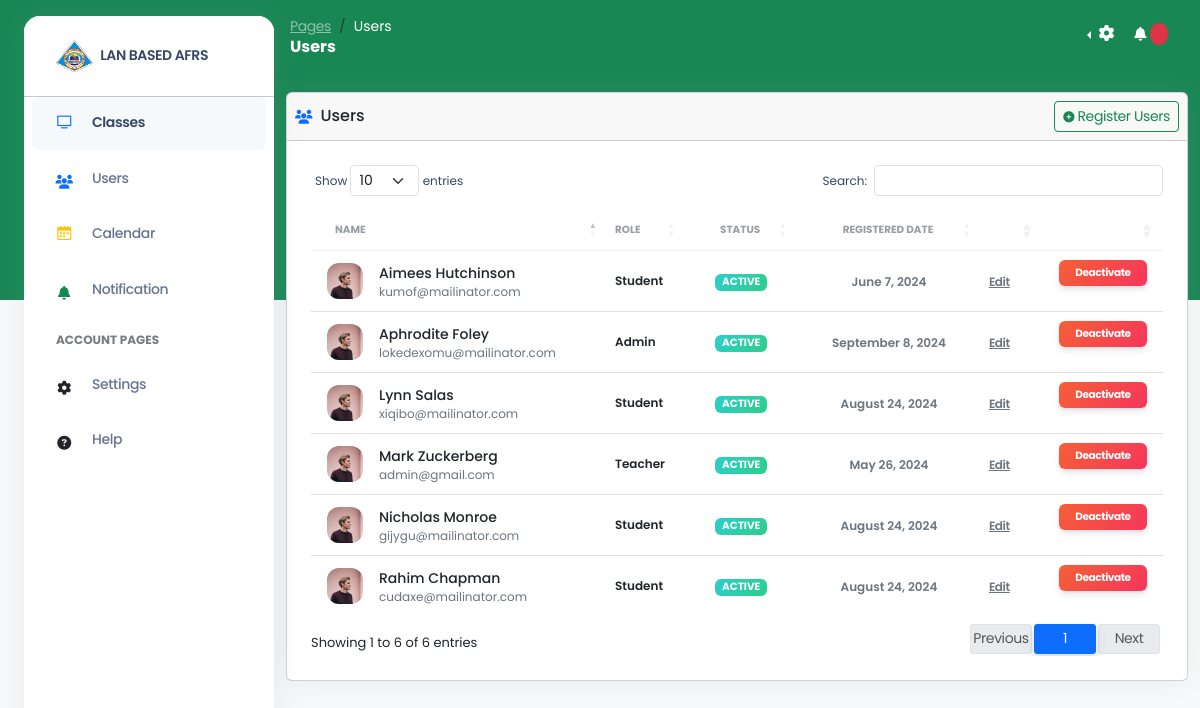
Page /index.php?page=users (signed in) on the earlier database version.
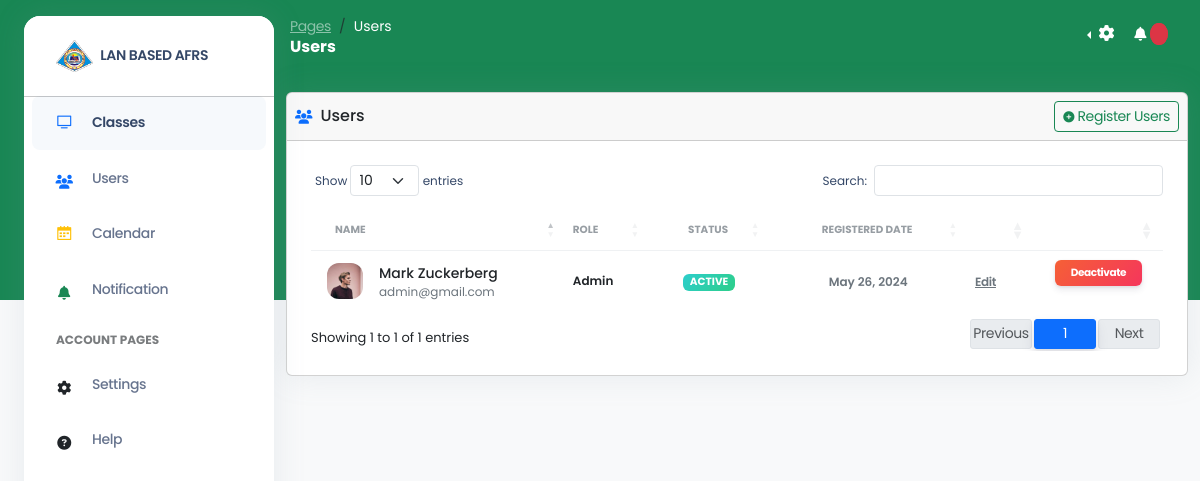
Same page on the later database version.
### tables this page shows
CREATE TABLE `users` (
  `user_id` int(255) NOT NULL,
  `firstname` varchar(255) NOT NULL,
  `middlename` varchar(255) NOT NULL,
  `lastname` varchar(255) NOT NULL,
  `username` varchar(255) NOT NULL,
  `email` varchar(255) NOT NULL,
  `password` varchar(255) NOT NULL,
  `profile` varchar(255) NOT NULL,
  `usertype` int(2) NOT NULL,
  `userstatus` int(2) NOT NULL,
  `registereddate` datetime NOT NULL
);

### config/database.php (called while the page is built, shortened)
<?php
$host = "localhost";
$username = "root";
$password = "";
$database = "lanbased";
$conn = mysqli_connect($host, $username, $password, $database);
function findAll($table, $limit = null)
{
    global $conn;
    $limit_clause = '';
    $stmt = $conn->prepare("SELECT * FROM $table $limit_clause");
    $stmt->execute();
    $result = $stmt->get_result();
    return $result->fetch_all(MYSQLI_ASSOC);
}

### views/users.php (the view, shortened to what this page needs)
<div class="container-fluid py-4">
    <div class="row">
        <div class="col-12">
            <div class="card mb-4">
                <div class="card-header d-flex p-2  align-items-center justify-content-between">
                    <div class="d-flex justify-content-between align-items-center w-100">
                        <div class="d-flex gap-2 ">
                            <i class="fa fa-users text-primary text-sm opacity-10"></i>
                            <h6 class="mb-0">Users</h6>
                        </div>
                        <div>
                            <button data-bs-toggle="modal" data-bs-target="#people" class="btn btn-outline-success btn-sm mb-0">
                                <i class="fa fa-plus-circle"></i>
                                Register Users
                            </button>
                        </div>
                    </div>
                </div>
                <div class="card-body">
                    <div class="table-responsive p-0">
                        <table class="table align-items-center mb-0 table-data">
                            <thead>
                                <tr>
                                    <th class="text-uppercase text-secondary text-xxs font-weight-bolder opacity-7">Name</th>
                                    <th class="text-uppercase text-secondary text-xxs font-weight-bolder opacity-7 ps-2">Role</th>
                                    <th class="text-center text-uppercase text-secondary text-xxs font-weight-bolder opacity-7">Status</th>
                                    <th class="text-center text-uppercase text-secondary text-xxs font-weight-bolder opacity-7">Registered Date</th>
                                    <th class="text-secondary opacity-7"></th>
                                    <th class="text-secondary opacity-7"></th>
                                </tr>
                            </thead>
                            <tbody>
                                <?php
                                $peoples = findAll('users');
                                ?>
                                <?php foreach ($peoples as $people) : ?>
                                    <tr>
                                        <td>
                                            <div class="d-flex px-2 py-1">
                                                <div>
                                                    <img src="public/assets/img/team-4.jpg" class="avatar avatar-sm me-3" alt="user6">
                                                </div>
                                                <div class="d-flex flex-column justify-content-center">
                                                    <h6 class="mb-0 text-sm"><?= $people['firstname'] . ' ' . $people['lastname'] ?></h6>
                                                    <p class="text-xs text-secondary mb-0"><?= $people['email'] ?></p>
                                                </div>
                                            </div>
                                        </td>
                                        <td>
                                            <p class="text-xs font-weight-bold mb-0"><?= $people['usertype'] == 1 ? "Teacher" : ($people['usertype'] == 2 ? "Admin" : "Student") ?></p>
                                        </td>
                                        <td class="align-middle text-center text-sm">
                                            <span class="badge badge-sm <?= $people['userstatus'] == 1 ? "bg-gradient-success" : "bg-gradient-danger" ?>"><?= $people['userstatus'] == 1 ? "Active" : "Inactive" ?></span>
                                        </td>
                                        <td class="align-middle text-center">
                                            <span class="text-secondary text-xs font-weight-bold"><?php echo date('F j, Y', strtotime($people['registereddate'])); ?></span>
                                        </td>
                                        <td class="align-middle">
                                            <a class="text-secondary font-weight-bold text-xs cursor-pointer" data-bs-toggle="modal" data-bs-target="#people_<?= $people['user_id'] ?>">
                                                Edit
                                            </a>
                                        </td>
                                        <td class="align-middle text-center text-sm">
                                            <a href="actions/manage_user.php?activation&user_id=<?= $people['user_id'] ?>&userstatus=<?= $people['userstatus'] ?>" class="btn py-2 px-3 badge badge-sm <?= $people['userstatus'] == 1 ? "bg-gradient-danger" : "bg-gradient-success" ?>"><?= $people['userstatus'] == 1 ? "Deactivate" : "Activate" ?></a>
                                        </td>
                                    </tr>
                                <?php endforeach; ?>
                            </tbody>
                        </table>
                    </div>
                </div>
            </div>
        </div>
    </div>
</div>

### index.php (shortened to what this page needs)
<!DOCTYPE html>
<html>
<head>
    <link href="public/assets/css/nucleo-icons.css" rel="stylesheet" />
    <link href="public/assets/css/nucleo-svg.css" rel="stylesheet" />
    <link rel="stylesheet" href="https://cdnjs.cloudflare.com/ajax/libs/font-awesome/6.6.0/css/all.min.css" />
    <link href="public/assets/css/nucleo-svg.css" rel="stylesheet" />
    <link id="pagestyle" href="public/assets/css/argon-dashboard.css?v=2.0.4" rel="stylesheet" />
    <link rel="stylesheet" href="https://cdnjs.cloudflare.com/ajax/libs/twitter-bootstrap/5.3.0/css/bootstrap.min.css">
    <link rel="stylesheet" href="https://cdn.datatables.net/1.13.7/css/dataTables.bootstrap5.min.css">
    <link rel="stylesheet" href="public/assets/css/main.css">
    <?php if (isset($_GET['page']) == 'calendar') : ?>
        <link rel="stylesheet" href="public/assets/fullcalendar/fullcalendar.min.css" />
    <?php endif; ?>
</head>
<body class="g-sidenav-show bg-gray-100 h-height-100">
    <?php
    if (isset($_SESSION['username'])) {
    ?>
        <aside class="sidenav bg-white navbar border navbar-vertical navbar-expand-xs border-0 border-radius-xl my-3 fixed-start ms-4 " id="sidenav-main">
            <div class="sidenav-header position-sticky top-0 bg-white">
                <a class="navbar-brand m-0 bg-white" href=" https://demos.creative-tim.com/argon-dashboard/pages/dashboard.html " target="_blank">
                    <img src="public/assets/img/logo.png" class="navbar-brand-img h-100" alt="main_logo">
                    <span class="ms-1 font-weight-bold">LAN BASED AFRS</span>
                </a>
                <hr class="horizontal dark mt-0">
            </div>
            <div class="collapse navbar-collapse w-auto " id="sidenav-collapse-main">
                <ul class="navbar-nav">
                    <li class="nav-item">
                        <a class="nav-link active" href="?page=classes">
                            <div class="icon icon-shape icon-sm border-radius-md text-center me-2 d-flex align-items-center justify-content-center">
                                <i class="ni ni-tv-2 text-primary text-sm opacity-10"></i>
                            </div>
                            <span class="nav-link-text ms-1">Classes</span>
                        </a>
                    </li>
                    <?php if ($_SESSION['usertype'] == 1 || $_SESSION['usertype'] == 2) : ?>
                        <li class="nav-item">
                            <a class="nav-link" href="?page=users">
                                <div class="icon icon-shape icon-sm border-radius-md text-center me-2 d-flex align-items-center justify-content-center">
                                    <i class="fa fa-users text-primary text-sm opacity-10"></i>
                                </div>
                                <span class="nav-link-text ms-1">Users</span>
                            </a>
                        </li>
                    <?php endif; ?>
                    <li class="nav-item">
                        <a class="nav-link " href="?page=calendar">
                            <div class="icon icon-shape icon-sm border-radius-md text-center me-2 d-flex align-items-center justify-content-center">
                                <i class="ni ni-calendar-grid-58 text-warning text-sm opacity-10"></i>
                            </div>
                            <span class="nav-link-text ms-1">Calendar</span>
                        </a>
                    </li>
                    <li class="nav-item">
                        <a class="nav-link " href="?page=notification">
                            <div class="icon icon-shape icon-sm border-radius-md text-center me-2 d-flex align-items-center justify-content-center">
                                <i class="fa fa-bell cursor-pointer text-success text-sm opacity-10"></i>
                            </div>
                            <span class="nav-link-text ms-1">Notification</span>
                        </a>
                    </li>
                    <li class="nav-item mt-3">
                        <h6 class="ps-4 ms-2 text-uppercase text-xs font-weight-bolder opacity-6">Account pages</h6>
                    </li>
                    <li class="nav-item">
                        <a class="nav-link " href="?page=settings">
                            <div class="icon icon-shape icon-sm border-radius-md text-center me-2 d-flex align-items-center justify-content-center">
                                <i class="fa fa-cog text-dark text-sm opacity-10"></i>
                            </div>
                            <span class="nav-link-text ms-1">Settings</span>
                        </a>
                    </li>
                    <li class="nav-item">
                        <a class="nav-link " href="?page=help">
                            <div class="icon icon-shape icon-sm border-radius-md text-center me-2 d-flex align-items-center justify-content-center">
                                <i class="fa fa-question-circle text-dark text-sm opacity-10"></i>
                            </div>
                            <span class="nav-link-text ms-1">Help</span>
                        </a>
                    </li>
                </ul>
            </div>
        </aside>
    <?php
    }
    ?>
    <main class="main-content position-relative border-radius-lg h-height-100">
        <?php
        if (isset($_SESSION['username'])) {
        ?>
            <nav class="navbar navbar-main navbar-expand-lg px-0 me-2 shadow-none border-radius-xl " id="navbarBlur" data-scroll="false">
                <div class="container-fluid py-1 px-3">
                    <nav aria-label="breadcrumb">
                        <ol class="breadcrumb bg-transparent mb-0 pb-0 pt-1 px-0 me-sm-6 me-5">
                            <li class="breadcrumb-item text-sm"><a class="opacity-5 text-white" href="javascript:;">Pages</a></li>
                            <li class="breadcrumb-item text-sm text-white active text-capitalize" aria-current="page"><?php echo isset($_GET['page']) ? $_GET['page'] : '' ?></li>
                        </ol>
                        <h6 class="font-weight-bolder text-white mb-0 text-capitalize"><?php echo isset($_GET['page']) ? $_GET['page'] : '' ?></h6>
                    </nav>
                    <div class="collapse navbar-collapse mt-sm-0 mt-2 me-md-0 me-sm-4" id="navbar">
                        <ul class="navbar-nav  justify-content-end">
                            <li class="nav-item px-3 d-flex align-items-center dropdown dropstart">
                                <button type="button" class="btn btn-transparent shadow-none px-1 dropdown-toggle mb-0 text-white" id="dropdownMenuLink" aria-expanded="false">
                                    <i class="fa fa-cog fixed-plugin-button-nav cursor-pointer"></i>
                                </button>
                            </li>
                            <li class="nav-item dropdown pe-2 d-flex align-items-center">
                                <a onclick="showPopup('notif')" class="nav-link text-white p-0" id="dropdownMenuButton" data-bs-toggle="dropdown" aria-expanded="false">
                                    <i class="fa fa-bell cursor-pointer"><span class="ms-1 rounded-circle bg-danger border border-danger px-2" id="notif_num"></span></i>
                                </a>
                            </li>
                        </ul>
                    </div>
                </div>
            </nav>
        <?php
        }
        ?>
        <?php
        if (isset($_GET['page'])) {
            if (!isset($_SESSION['username'])) {
                if ($_GET['page'] == "signup") {
                    require_once("views/signup.php");
                } else {
                    require_once("views/login.php");
                }
            } else {
                require_once("views/" . $_GET['page'] . ".php");
            }
        } else {
            require_once("views/login.php");
        }
        ?>
    </main>
</body>
</html>

### public/assets/css/nucleo-svg.css (style rules this page uses)
.icon { display: inline-block; color: #111111; height: 1em; width: 1em; }
.icon-sm { height: 0.8em; width: 0.8em; }
.icon { fill: currentColor; stroke: none; }

### public/assets/css/main.css (style rules this page uses)
* { font-family: "Poppins", sans-serif; }
.navbar-vertical.navbar-expand-xs .navbar-collapse { display: block; overflow: auto; height: 100% !important; }
.h-height-100 { height: 100vh !important; }

Differences in the rows shown:
removed users: firstname "Aimees", lastname "Hutchinson", email "kumof@mailinator.com", usertype "Student", userstatus "ACTIVE", registereddate "June 7, 2024"
removed users: firstname "Nicholas", lastname "Monroe", email "gijygu@mailinator.com", usertype "Student", userstatus "ACTIVE", registereddate "August 24, 2024"
removed users: firstname "Rahim", lastname "Chapman", email "cudaxe@mailinator.com", usertype "Student", userstatus "ACTIVE", registereddate "August 24, 2024"
removed users: firstname "Lynn", lastname "Salas", email "xiqibo@mailinator.com", usertype "Student", userstatus "ACTIVE", registereddate "August 24, 2024"
removed users: firstname "Aphrodite", lastname "Foley", email "lokedexomu@mailinator.com", usertype "Admin", userstatus "ACTIVE", registereddate "September 8, 2024"
changed users "Mark": usertype "Teacher" → "Admin"
Other differences:
text written by a page script: "Show entries Search: Showing 1 to 6 of 6 entries Previous 1 Next" → "Show entries Search: Showing 1 to 1 of 1 entries Previous 1 Next"
